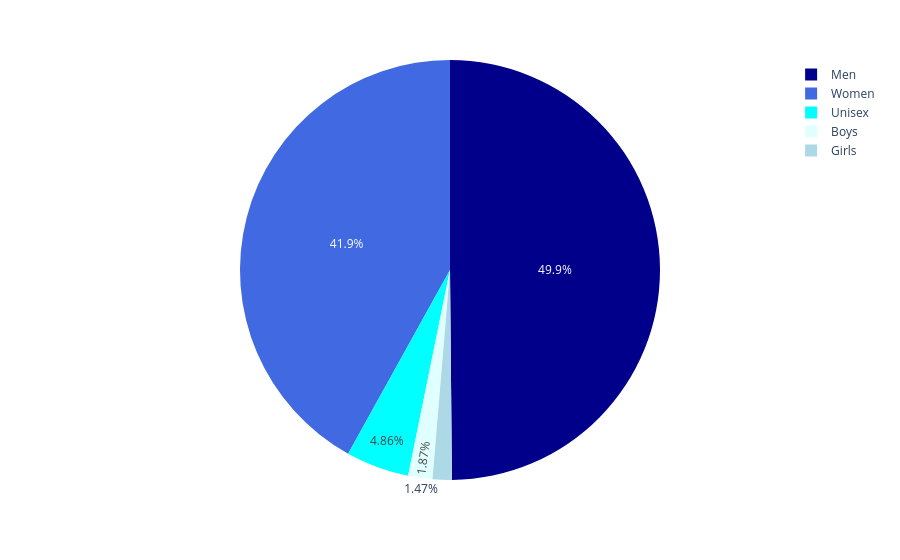

Notebook cell for this chart:
### Code cell
fig = px.pie(styles_df, styles_df['gender'],color='gender',color_discrete_map={'Men':'darkblue',
                                 'Women':'royalblue',
                                 'Unisex':'cyan',
                                 'Boys':'lightcyan',
                                 'Girls':'lightblue'})
fig.show()

### Figure 1 — Plotly figure (JSON) as saved in the notebook; plotly's stock layout.template omitted (floating-point values rounded to 4 significant figures; data arrays with more than 128 entries replaced by an {"elided": "..."} marker saying what was removed)
{"data": [{"customdata": {"elided": "44424x1 str values"}, "domain": {"x": [0, 1], "y": [0, 1]}, "hovertemplate": "gender=%{customdata[0]}<extra></extra>", "labels": {"elided": "44424 str values"}, "legendgroup": "", "marker": {"colors": {"elided": "44424 str values"}}, "name": "", "showlegend": true, "type": "pie"}], "layout": {"legend": {"tracegroupgap": 0}, "margin": {"t": 60}, "autosize": true}}
